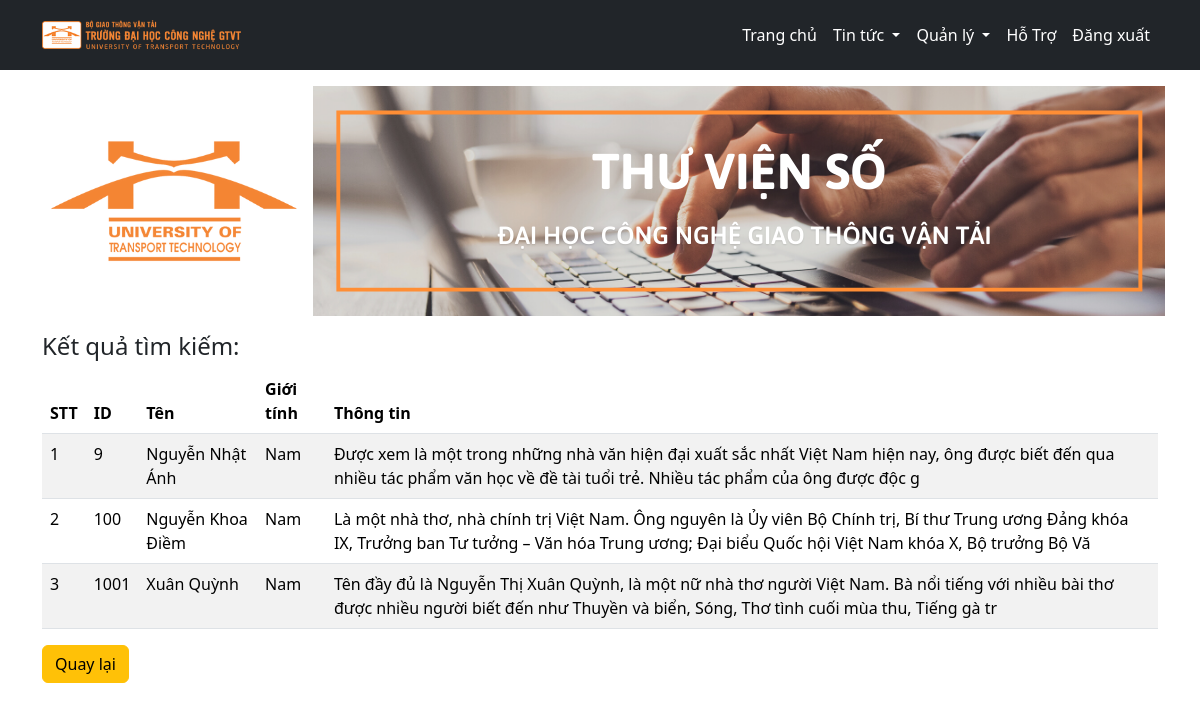
/view/search_tacgia.php, run on the app's committed database.
### tables this page shows
CREATE TABLE `tacgia` (
  `tacgia_id` int(10) NOT NULL,
  `ten_tacgia` varchar(255) NOT NULL,
  `gioitinh_tacgia` int(3) NOT NULL,
  `thongtin_tacgia` varchar(200) NOT NULL,
  `hinhanh_tacgia` varchar(255) NOT NULL
);

### view/search_tacgia.php (the view, shortened to what this page needs)
<?php
include '../frontend/head.php';
include '../config/db.php';
$timtacgia = '';
?>
<div class="container">
    <h4>Kết quả tìm kiếm:</h4>
    <table class="table table-striped table-hover">
        <thead>
            <tr>
                <th>STT</th>
                <th>ID</th>
                <th>Tên</th>
                <th>Giới tính</th>
                <th>Thông tin</th>
            </tr>
        </thead>
        <tbody>
        <?php
        $query = "SELECT * FROM tacgia WHERE ten_tacgia LIKE '%$timtacgia%'";
        $result = mysqli_query($conn, $query);
        if (!$result || mysqli_num_rows($result) == 0) {
            echo "<tr><td colspan='6' class='text-center'>Không tìm thấy thông tin!</td></tr>";
        } else {
            $num = 1;
            while ($row = mysqli_fetch_array($result)) {
                echo "
                    <tr>
                        <td>" . ($num++) . "</td>
                        <td>" . $row["tacgia_id"] . "</td>
                        <td>" . $row["ten_tacgia"] . "</td>
                        <td>" . ($row["gioitinh_tacgia"] == 1 ? 'Nam' : 'Nữ') . "</td>
                        <td>" . $row["thongtin_tacgia"] . "</td>
                    </tr>";
            }
        }
        ?>
        </tbody>
    </table>
    <a href="../view/tacgia_view.php" class="btn btn-warning">Quay lại</a>
</div>

### data on the page
tacgia: tacgia_id "9", ten_tacgia "Nguyễn Nhật Ánh", gioitinh_tacgia "Nam", thongtin_tacgia "Được xem là một trong những nhà văn hiện đại xuất sắc nhất Việt Nam hiện nay, ông được biết đến qua nhiều tác phẩm văn học về đề tài tuổi trẻ. Nhiều tác phẩm của ông được độc g"
tacgia: tacgia_id "100", ten_tacgia "Nguyễn Khoa Điềm", gioitinh_tacgia "Nam", thongtin_tacgia "Là một nhà thơ, nhà chính trị Việt Nam. Ông nguyên là Ủy viên Bộ Chính trị, Bí thư Trung ương Đảng khóa IX, Trưởng ban Tư tưởng – Văn hóa Trung ương; Đại biểu Quốc hội Việt Nam khóa X, Bộ trưởng Bộ Vă"
tacgia: tacgia_id "1001", ten_tacgia "Xuân Quỳnh", gioitinh_tacgia "Nam", thongtin_tacgia "Tên đầy đủ là Nguyễn Thị Xuân Quỳnh, là một nữ nhà thơ người Việt Nam. Bà nổi tiếng với nhiều bài thơ được nhiều người biết đến như Thuyền và biển, Sóng, Thơ tình cuối mùa thu, Tiếng gà tr"
